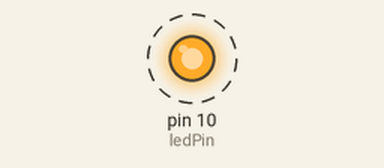
This sketch was run on a simulated Arduino Uno, built with avr-gcc and run on an emulated ATmega328P. On the bench: output pins drawn as LEDs (lit = HIGH). Dashed ring = blinking.

Above: at 0.2 s.
Timing chart, 0 to 3.0 s (numbered marks = the images above):
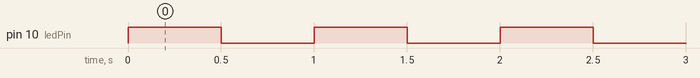

Measured:
- by itself, pin 10 (ledPin): alternates HIGH for 0.50 s and LOW for 0.50 s

The sketch:

projeto01_PiscandoLEDs.ino
```cpp
// Projeto01 - LEDs piscando

int ledPin = 10;

void setup()
{
  pinMode(ledPin, OUTPUT);
}

void loop()
{
  digitalWrite(ledPin, HIGH);
  delay(500);
  digitalWrite(ledPin, LOW);
  delay(500);
}
```
